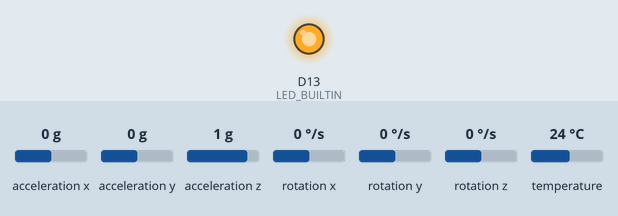
This sketch was run on a simulated Arduino Nano 33 IoT. On the bench: output pins drawn as LEDs (lit = HIGH). The inputs (shaded band) are chosen by the test bench; at power-on: acceleration x 0 g, acceleration y 0 g, acceleration z 1 g, rotation x 0 °/s, rotation y 0 °/s, rotation z 0 °/s, temperature 24 °C. Nothing arrives over Bluetooth unless stated; a phone connects over Bluetooth LE 3 s after start.

Above: at 2.9 s.
At 39.6 s:
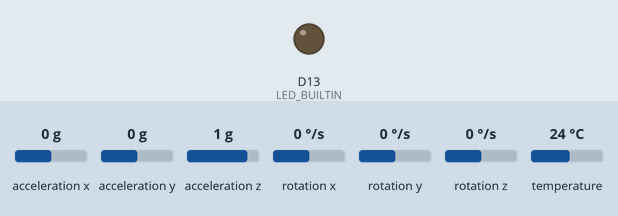
Timing chart, 0 to 40.0 s (numbered marks = the images above):
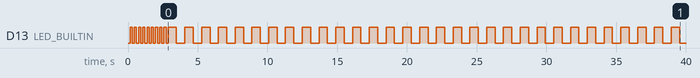

Measured:
- by itself, D13 (LED_BUILTIN): goes 9 × (HIGH 0.15 s, LOW 0.15 s), 30 × (HIGH 0.60 s, LOW 0.60 s), HIGH 0.60 s, then LOW

The sketch:

main.ino
```cpp
#include "LSM6DS3.h"
#include "Wire.h"
#include <ArduinoBLE.h>

BLEService imuService("19B10000-E8F2-537E-4F6C-D104768A1214");

BLECharacteristic accCharacteristic(
    "19B10001-E8F2-537E-4F6C-D104768A1211",
    BLERead | BLENotify, 40);

BLECharacteristic gyroCharacteristic(
    "19B10002-E8F2-537E-4F6C-D104768A1212",
    BLERead | BLENotify, 40);

BLECharacteristic tempCharacteristic(
    "19B10003-E8F2-537E-4F6C-D104768A1213",
    BLERead | BLENotify, 20);

LSM6DS3 myIMU(I2C_MODE, 0x6A);

#define FREQUENCY_HZ 50
#define INTERVAL_MS (1000 / FREQUENCY_HZ)

unsigned long last_interval_ms = 0;
unsigned long ledTimer = 0;
bool ledState = LOW;

void setup() {
    pinMode(LED_BUILTIN, OUTPUT);
    BLE.begin();
    BLE.setLocalName("IMU_Device");
    BLE.setAdvertisedService(imuService);
    imuService.addCharacteristic(accCharacteristic);
    imuService.addCharacteristic(gyroCharacteristic);
    imuService.addCharacteristic(tempCharacteristic);
    BLE.addService(imuService);
    BLE.advertise();
    myIMU.begin();
}

void blinkFast() {
    if (millis() - ledTimer > 150) {
        ledTimer = millis();
        ledState = !ledState;
        digitalWrite(LED_BUILTIN, ledState);
    }
}

void blinkSlow() {
    if (millis() - ledTimer > 600) {
        ledTimer = millis();
        ledState = !ledState;
        digitalWrite(LED_BUILTIN, ledState);
    }
}

void loop() {
    BLEDevice central = BLE.central();

    if (!central) {
        blinkFast();
        return;
    }

    digitalWrite(LED_BUILTIN, HIGH);

    while (central.connected()) {
        blinkSlow();

        if (millis() - last_interval_ms >= INTERVAL_MS) {
            last_interval_ms = millis();

            float ax = myIMU.readFloatAccelX();
            float ay = myIMU.readFloatAccelY();
            float az = myIMU.readFloatAccelZ();

            float gx = myIMU.readFloatGyroX();
            float gy = myIMU.readFloatGyroY();
            float gz = myIMU.readFloatGyroZ();

            float t = myIMU.readTempC();

            String acc = String(ax) + "," + String(ay) + "," + String(az);
            String gyro = String(gx) + "," + String(gy) + "," + String(gz);
            String temp = String(t);

            accCharacteristic.writeValue(acc.c_str());
            gyroCharacteristic.writeValue(gyro.c_str());
            tempCharacteristic.writeValue(temp.c_str());
        }
    }

    digitalWrite(LED_BUILTIN, LOW);
}
```
